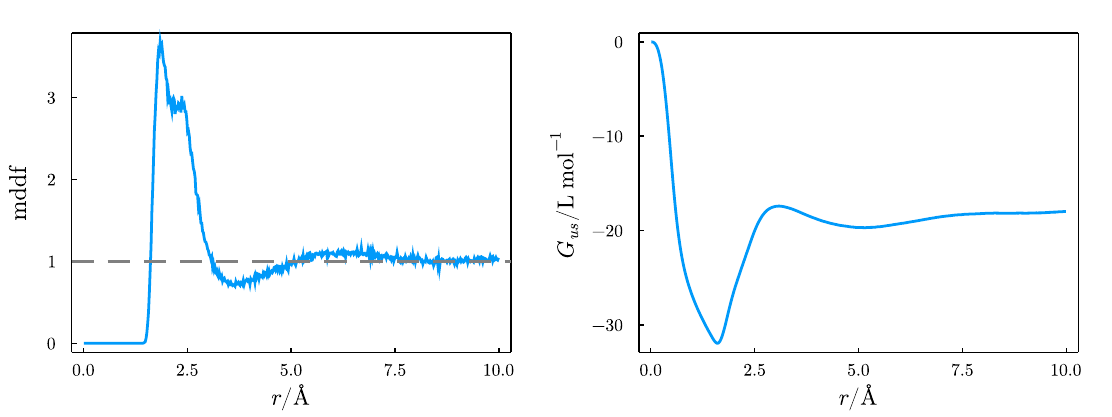

Recreate this plot in Julia.
using PDBTools
using ComplexMixtures
const CM = ComplexMixtures

# Load PDB file of the system
atoms = readPDB("../Data/system.pdb")

# Select the protein and the GLYC molecules
protein = select(atoms,"protein")
glyc = select(atoms,"resname GLYC")

# Setup solute and solvent structures
solute = CM.Selection(protein,nmols=1)
solvent = CM.Selection(glyc,natomspermol=14)

# Setup the Trajectory structure
trajectory = CM.Trajectory("../Data/glyc50.dcd",solute,solvent)

# Run the calculation and get results
results = CM.mddf(trajectory)

# Save the reults to recover them later if required
CM.save(results,"./glyc50.json")

# We will now load the "true" results file, computed from the 
# full trajectory. 
results = CM.load("../Data/results_glyc50.json")

# Produce plots
using Plots, Plots.PlotMeasures, LaTeXStrings
default(fontfamily="Computer Modern",
        linewidth=2, framestyle=:box, label=nothing, grid=false)

# The complete MDDF and the Kirkwood-Buff Integral
plot(layout=(1,2))
plot!(results.d,results.mddf,
      xlabel=L"r/\AA",ylabel="mddf",subplot=1)
hline!([1],linestyle=:dash,linecolor=:gray,subplot=1)
plot!(results.d,results.kb/1000, #to L/mol
      xlabel=L"r/\AA",ylabel=L"G_{us}/\mathrm{L~mol^{-1}}",subplot=2)
plot!(size=(800,300),margin=4mm)
savefig("./mddf.pdf")

# Atomic contributions to the MDDF
hydroxils = ["O1","O2","O3","H1","H2","H3"]
hydr_contrib = CM.contrib(solvent,results.solvent_atom,hydroxils)
aliphatic = ["C1","C2","HA","HB","HC","HD"]
aliph_contrib = CM.contrib(solvent,results.solvent_atom,aliphatic)

plot(results.d,results.mddf,xlabel=L"r/\AA",ylabel="mddf",size=(600,400))
plot!(results.d,hydr_contrib,label="Hydroxils")
plot!(results.d,aliph_contrib,label="Aliphatic chain")
hline!([1],linestyle=:dash,linecolor=:gray)
savefig("./mddf_atom_contrib.pdf")









